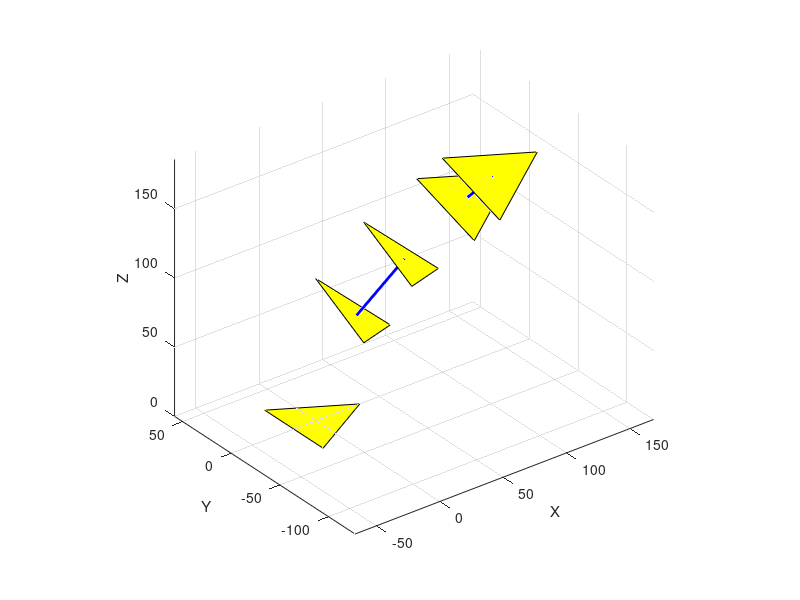

Source code (MATLAB): (Note: this script raises an error after producing the figure.)
r = 60/sqrt(3);
v1 = [r; 0 ;0 ;1];
v2 = [-r/2; r/2*sqrt(3); 0; 1];
v3 = [-r/2; -r/2*sqrt(3); 0; 1];
vs = [v1, v2,v3];

function [tri_x, tri_y, tri_z] = get_triangle(trs)
    len_base = 60 / sqrt(3);
    tri_x = [len_base -len_base /2  -len_base / 2];
    tri_y = [0 30 -30];
    tri_z = [0 0 0];
    M = [tri_x; tri_y; tri_z; 1 1 1];
    M1 = trs * M;
    tri_x = M1(1,:);
    tri_y = M1(2,:);
    tri_z = M1(3,:);
end

function draw_panel(trs)
    [tri_x, tri_y, tri_z] = get_triangle(trs);
    fill3(tri_x, tri_y, tri_z, 'y');
end

function init()
    figure;
    % axis([-100 250 -100 150 0 300]);
    axis equal;
    hold on;
    xlabel('X');
    ylabel('Y');
    zlabel('Z');
    view(3);
    grid on;
    [base_tri_x, base_tri_y, base_tri_z] = get_triangle(eye(4));
    fill3(base_tri_x, base_tri_y, base_tri_z, 'y');
end

function R = compute_rotation_matrix(phi, beta)
    % 计算矩阵元素
    a = cos(beta) * cos(phi)^2 + sin(phi)^2;
    b = (-1 + cos(beta)) * cos(phi) * sin(phi);
    c = cos(phi) * sin(beta);
    d = sin(beta) * sin(phi);
    e = cos(beta);
    f = cos(beta) * sin(phi)^2 + cos(phi)^2;

    % 构造旋转矩阵
    R = [ a,   b,  c;
         b,   f,  d;
         -c,   -d,  e];
end

function draw_circle(start_pos, start_ang, center, beta)
    % draw the initial circle
    beta_vec = linspace(0,beta,1000);
    radi = start_pos - center;
    r = norm(radi);
    ini_x = r * cos(beta_vec);
    ini_y = r * sin(beta_vec);
    ini_z = zeros(1,1000);
    
    normal = cross(radi, start_ang);
    normal = transpose(normal / norm(normal));
    new_x = transpose(radi / norm(radi));
    new_y = cross(normal, new_x);
    Rot = [new_x, new_y, normal];

    ini_cir = [ini_x; ini_y; ini_z];
    new_cir = Rot * ini_cir;
    new1 = center(1) + new_cir(1,:);
    new2 = center(2) + new_cir(2,:);
    new3 = center(3) + new_cir(3,:);

    plot3(new1, new2, new3, 'r-', 'LineWidth',2);
    plot3([center(1), new1(1000)], [center(2), new2(1000)], [center(3), new3(1000)], 'g--', 'LineWidth',1);
    plot3([center(1), new1(1)], [center(2), new2(1)], [center(3), new3(1)], 'g--', 'LineWidth',1);
end

function ptr = calc_displacement(rho, beta, phi)
    ptr = 1/rho * [(1 - cos(beta))*cos(phi); (1- cos(beta))*sin(phi); sin(beta)];
end

function center1 = find_center(start, ends, st_dir, beta)
    d = ends - start;
    d_len = norm(d);
    norms = cross(d, st_dir);
    rad = cross (st_dir, norms);
    rad = rad / norm(norms) * (d_len / 2 / sin(beta /2));
    center1 = rad + start;
    % fill3([start(1) ends(1) center1(1)], [start(2) ends(2) center1(2)], [start(3) ends(3) center1(3)], 'y');
end

% input: start/end position, start direction vector, central angle
function draw_arm_sec(st, ends, st_dir, beta)
    center = find_center(st, ends,st_dir, beta);
    draw_circle(st, st_dir, center, beta);
end

function draw_rigid(base, ptr)
    plot3([base(1), ptr(1)], [base(2), ptr(2)], [base(3), ptr(3)], ...
        'b-', 'LineWidth',2);
end

function [ends, trs] = transformed_vector(rho, beta, phi, rigid_len)
    ptr = calc_displacement(rho, beta,phi);
    rot = compute_rotation_matrix(phi, beta);
    dir = rot * [0;0;1];
    ends = ptr + dir * rigid_len;
    trs = [rot, ends;0 0 0 1];
end

function betas = get_beta(l1, l2, l3, r)
    betas = 2 * sqrt(l1*l1 + l2*l2 + l3*l3 - l1*l2 - l1*l3 -l2*l3)/ 3 / r;
end

function phis = get_phi(l1, l2, l3)
    phis = atan2(3*(l2- l3),sqrt(3)*(l2 + l3 - 2 * l1));
end

function ls = get_lks(lc, r, beta, phi)
    ls = [lc;lc;lc] - r*beta*[cos(-phi); cos(2*pi/3-phi); cos(4*pi/3-phi)];
end

init();

l11=60;l12=80;l13=100;
l21=70;l22=50;l23=70;

lc1 = (l11 + l12 + l13) / 3;
lc2 = (l21 + l22 + l23) / 3;

% parameters
phi1 = get_phi(l11, l12, l13);
phi2 = get_phi(l21, l22, l23);
% angles
beta1 = get_beta(l11, l12, l13, r);
beta2 = get_beta(l21, l22, l23, r);
% rigit body length, unit: mm
rigid_len = 49; 

rho1 = beta1 / lc1;
rho2 = beta2 / lc2;

l1 = get_lks(lc1, r, beta1, phi1);
l2 = get_lks(lc2, r, beta2, phi2);

% constants
base = [0, 0, 0];
init_dir_ptr = [0; 0; 1];

% section 1
ptr1 = calc_displacement(rho1, beta1, phi1);
rot1 = compute_rotation_matrix(phi1, beta1);
dir1 = rot1 * init_dir_ptr;
base1 = ptr1 + dir1 * rigid_len;
trs1 = [rot1, base1; 0 0 0 1];
trs1_center = [rot1, ptr1 + dir1 * rigid_len / 2; 0 0 0 1];
trs1_end = [rot1, ptr1; 0 0 0 1];

%[base1, trs1] = transformed_vector(rho1,beta1, phi1, rigid_len);

% section 2
ptr2 = calc_displacement(rho2, beta2, phi2);
ptr2_extend = [ptr2; 1];
ptr2_transformed = trs1 * ptr2_extend;
ptr2 = ptr2_transformed(1:3);
rot2 = compute_rotation_matrix(phi2, beta2);
dir2 = rot2 * dir1;
base2 = ptr2 + dir2 * rigid_len / 2;
trs2 = [rot2, base2; 0 0 0 1];
trs2_end = [rot2, ptr2; 0 0 0 1];
%[base2, trs2] = transformed_vector(rho2, beta2, phi2, rigid_len);

draw_rigid(ptr1, base1);
draw_rigid(ptr2, base2);

draw_panel(trs1);
draw_panel(trs2);
draw_panel(trs1_end);
draw_panel(trs2_end);

draw_arm_sec(base, transpose(ptr1), init_dir_ptr, beta1);
draw_arm_sec(transpose(base1), transpose(ptr2), dir1, beta2);

t1 = trs1_end*vs;
draw_arm_sec(transpose(vs(1:3,1)), transpose(t1(1:3,1)), init_dir_ptr, beta1);
draw_arm_sec(transpose(vs(1:3,2)), transpose(t1(1:3,2)), init_dir_ptr, beta1);
draw_arm_sec(transpose(vs(1:3,3)), transpose(t1(1:3,3)), init_dir_ptr, beta1);

t1_fn = trs1*vs;
t2 = transpose(trs2_end*vs);
draw_arm_sec(transpose(t1_fn(1:3,1)), t2(1,1:3), dir1, beta2);
draw_arm_sec(transpose(t1_fn(1:3,2)), t2(2,1:3), dir1, beta2);
draw_arm_sec(transpose(t1_fn(1:3,3)), t2(3,1:3), dir1, beta2);